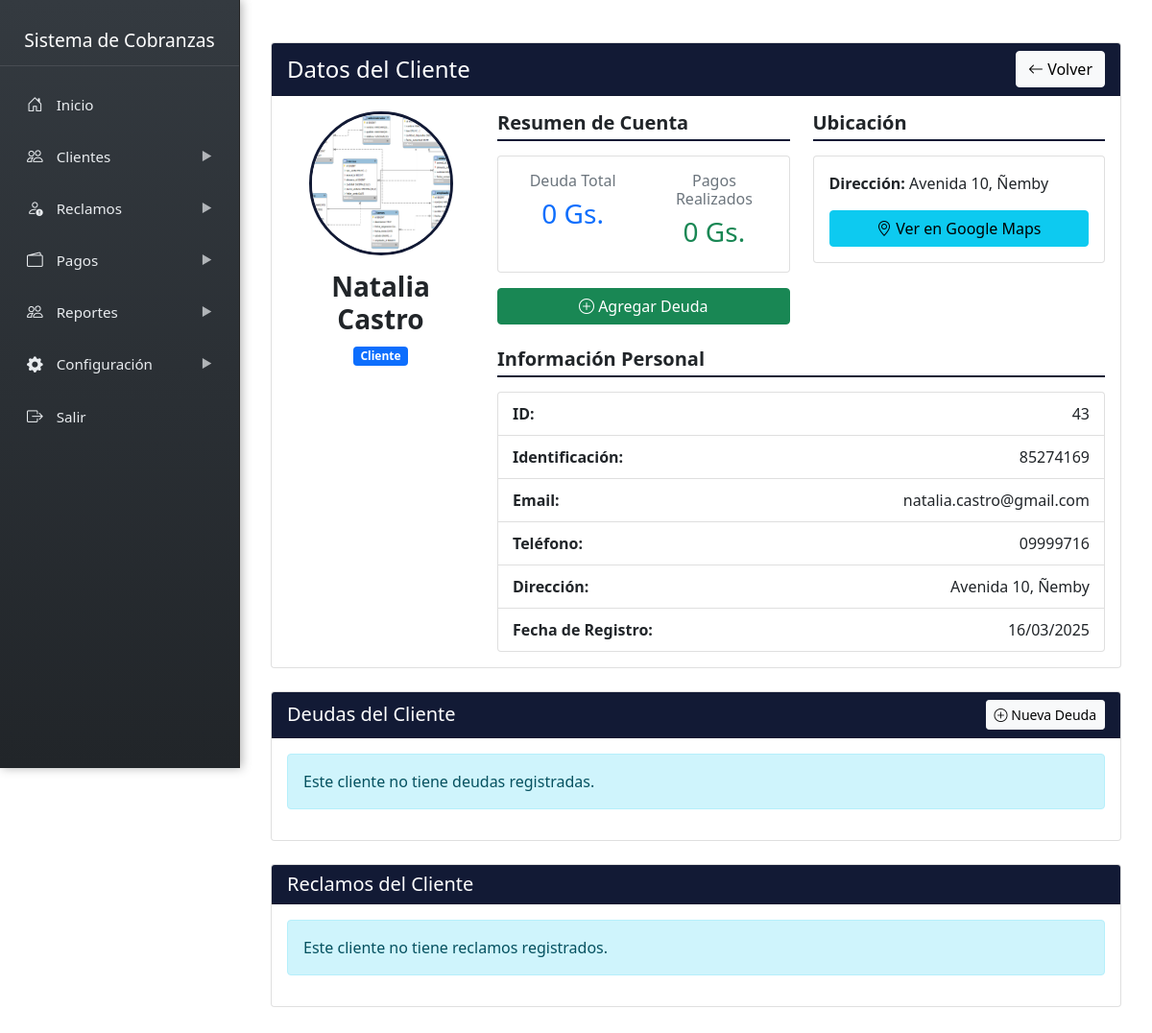
The app's page /gestor/sidebar/clientes/cliente_datos.php?id=43, older data.
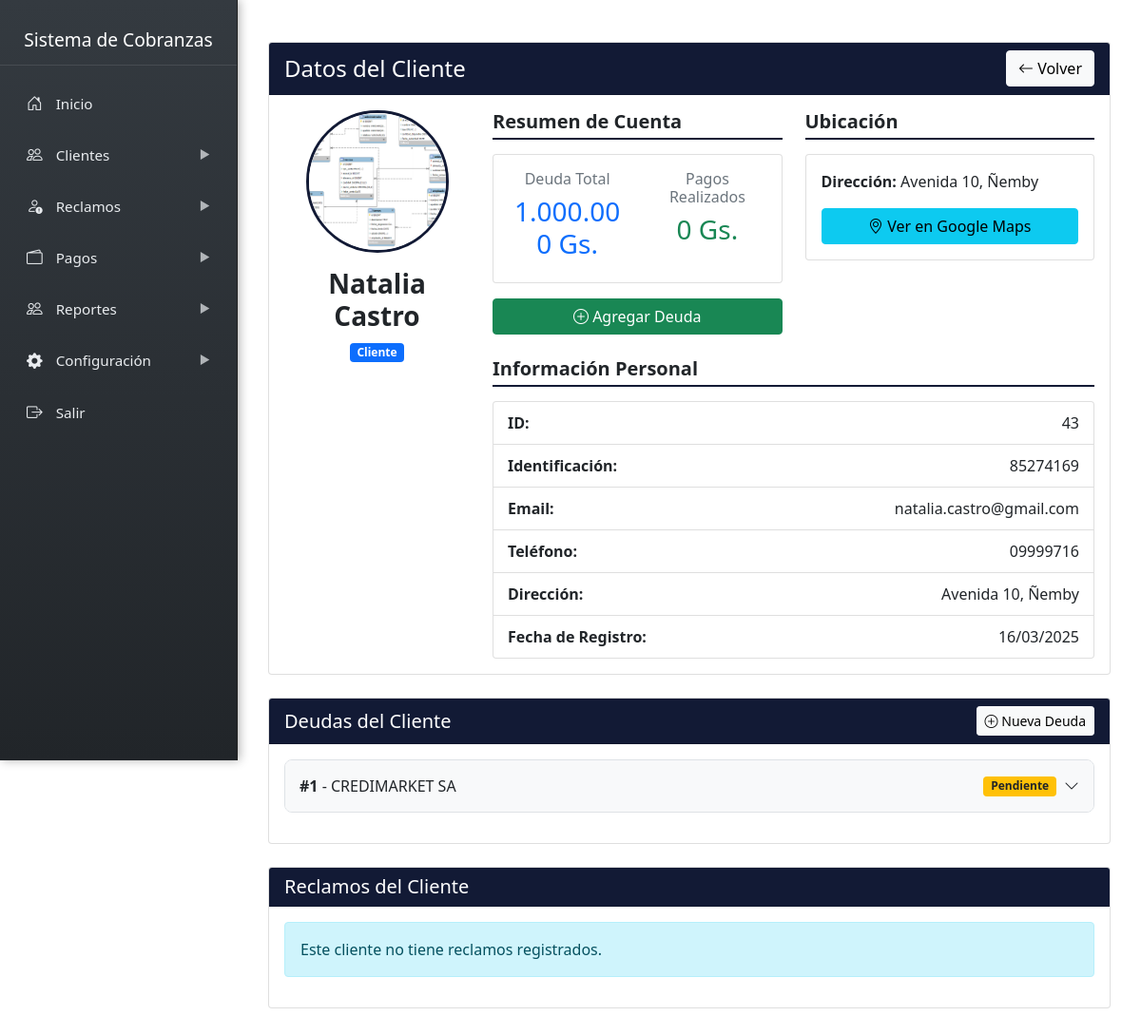
The same page, newer data.
### tables this page shows
CREATE TABLE `clientes` (
  `id` int NOT NULL,
  `nombre` varchar(200) NOT NULL,
  `identificacion` varchar(20) DEFAULT NULL,
  `direccion` text,
  `ubicacion_link` text,
  `telefono` varchar(20) DEFAULT NULL,
  `email` varchar(100) DEFAULT NULL,
  `created_at` timestamp NULL DEFAULT CURRENT_TIMESTAMP,
  `imagen` varchar(255) NOT NULL DEFAULT 'default.png',
  `password` varchar(255) DEFAULT NULL
);

CREATE TABLE `deudas` (
  `id` int NOT NULL,
  `cliente_id` int NOT NULL,
  `politica_interes_id` int NOT NULL,
  `notas` text,
  `monto` decimal(12,2) NOT NULL,
  `cuotas` int NOT NULL DEFAULT '1',
  `fecha_emision` date NOT NULL,
  `saldo_pendiente` decimal(12,2) NOT NULL,
  `interes_acumulado` decimal(12,2) DEFAULT '0.00',
  `ultima_actualizacion_interes` date DEFAULT NULL,
  `descripcion` text,
  `fecha_vencimiento` date NOT NULL,
  `estado` enum('pendiente','pagado','vencido','cancelado') DEFAULT 'pendiente',
  `created_at` timestamp NULL DEFAULT CURRENT_TIMESTAMP,
  `monto_cuota` decimal(12,2) GENERATED ALWAYS AS ((`monto` / `cuotas`)) STORED
);

### gestor/sidebar/clientes/cliente_datos.php (the view, shortened to what the rows shown need)
<?php include '../../inc/sidebar.php'; ?>
<link rel="stylesheet" href="https://unpkg.com/leaflet@1.7.1/dist/leaflet.css" />
<?php
require_once '../cnx.php';
$cliente_id = $_GET['id'];
$query = "SELECT c.*
          FROM clientes c
          WHERE c.id = ?";
$stmt = $conn->prepare($query);
$stmt->bind_param("i", $cliente_id);
$stmt->execute();
$result = $stmt->get_result();
$cliente = $result->fetch_assoc();
$query_deudas = "SELECT d.*, p.nombre as politica_nombre, p.tasa
                FROM deudas d
                JOIN politicas_interes p ON d.politica_interes_id = p.id
                WHERE d.cliente_id = ?
                ORDER BY d.fecha_vencimiento DESC";
$stmt_deudas = $conn->prepare($query_deudas);
$stmt_deudas->bind_param("i", $cliente_id);
$stmt_deudas->execute();
$result_deudas = $stmt_deudas->get_result();
$result_deudas->data_seek(0);
?>
<div class="content-wrapper">
    <div class="container mt-4">
        <div class="row">
            <div class="col-md-12 mb-4">
                <div class="card">
                    <div class="card-body">
                        <div class="row">
                            <div class="col-md-3 text-center">
                                <div class="profile-img-container mb-3">
                                    <?php if(!empty($cliente['imagen']) && $cliente['imagen'] != 'default.png'): ?>
                                        <img src="../../../uploads/profiles/<?php echo $cliente['imagen']; ?>"
                                             alt="Perfil"
                                             class="img-fluid rounded-circle profile-image"
                                             style="width: 150px; height: 150px; object-fit: cover; border: 3px solid #121a35;">
                                    <?php endif; ?>
                                </div>
                                <h3 class="cliente-nombre"><?php echo htmlspecialchars($cliente['nombre']); ?></h3>
                                <span class="badge bg-primary">Cliente</span>
                            </div>
                            <div class="col-md-9">
                                <div class="row">
                                    <div class="col-md-6">
                                        <?php if(!empty($cliente['ubicacion_link'])): ?>
                                            <div class="card mb-3">
                                                <div class="card-body">
                                                    <p><strong>Dirección:</strong> <?php echo htmlspecialchars($cliente['direccion']); ?></p>
                                                    <a href="<?php echo htmlspecialchars($cliente['ubicacion_link']); ?>"
                                                       target="_blank"
                                                       class="btn btn-info w-100">
                                                        <i class="bi bi-geo-alt"></i> Ver en Google Maps
                                                    </a>
                                                </div>
                                            </div>
                                        <?php endif; ?>
                                    </div>
                                </div>
                                <div class="row mt-4">
                                    <div class="col-md-12">
                                        <ul class="list-group cliente-info-list">
                                            <li class="list-group-item d-flex justify-content-between">
                                                <strong>ID:</strong>
                                                <span><?php echo $cliente['id']; ?></span>
                                            </li>
                                            <li class="list-group-item d-flex justify-content-between">
                                                <strong>Identificación:</strong>
                                                <span><?php echo htmlspecialchars($cliente['identificacion']); ?></span>
                                            </li>
                                            <li class="list-group-item d-flex justify-content-between">
                                                <strong>Email:</strong>
                                                <span><?php echo !empty($cliente['email']) ? htmlspecialchars($cliente['email']) : ''; ?></span>
                                            </li>
                                            <li class="list-group-item d-flex justify-content-between">
                                                <strong>Teléfono:</strong>
                                                <span><?php echo htmlspecialchars($cliente['telefono']); ?></span>
                                            </li>
                                            <li class="list-group-item d-flex justify-content-between">
                                                <strong>Dirección:</strong>
                                                <span><?php echo htmlspecialchars($cliente['direccion']); ?></span>
                                            </li>
                                            <li class="list-group-item d-flex justify-content-between">
                                                <strong>Fecha de Registro:</strong>
                                                <span><?php echo date('d/m/Y', strtotime($cliente['created_at'])); ?></span>
                                            </li>
                                        </ul>
                                    </div>
                                </div>
                            </div>
                        </div>
                    </div>
                </div>
            </div>
        </div>
        <div class="card mb-4">
            <div class="card-body">
                <?php if($result_deudas->num_rows > 0): ?>
                    <div class="deudas-container">
                        <?php
                        $contador_deudas = 1;
                        while($deuda = $result_deudas->fetch_assoc()):
                        ?>
                            <div class="deuda-item mb-3">
                                <div class="deuda-header" onclick="toggleDeuda('deuda-<?php echo $deuda['id']; ?>')">
                                    <div class="d-flex justify-content-between align-items-center">
                                        <div>
                                            <strong>#<?php echo $contador_deudas; ?></strong> -
                                            <?php echo htmlspecialchars($deuda['descripcion']); ?>
                                        </div>
                                        <div class="d-flex align-items-center">
                                            <span class="badge <?php
                                                if($deuda['estado'] == 'pendiente') echo 'bg-warning text-dark';
                                                elseif($deuda['estado'] == 'pagado') echo 'bg-success';
                                                elseif($deuda['estado'] == 'vencido') echo 'bg-danger';
                                            ?> me-2">
                                                <?php echo ucfirst($deuda['estado']); ?>
                                            </span>
                                            <i class="bi bi-chevron-down toggle-icon"></i>
                                        </div>
                                    </div>
                                </div>
                            </div>
                        <?php
                        $contador_deudas++;
                        endwhile;
                        ?>
                    </div>
                <?php else: ?>
                    <div class="alert alert-info">
                        Este cliente no tiene deudas registradas.
                    </div>
                <?php endif; ?>
            </div>
        </div>
    </div>
</div>

Row changes from the older to the newer data that the page shows:
added deudas: descripcion "CREDIMARKET SA", estado "Pendiente"
Text that changed along with them:
$deuda_total: "0" → "1.000.000"
text no longer shown: "Este cliente no tiene deudas registradas."
